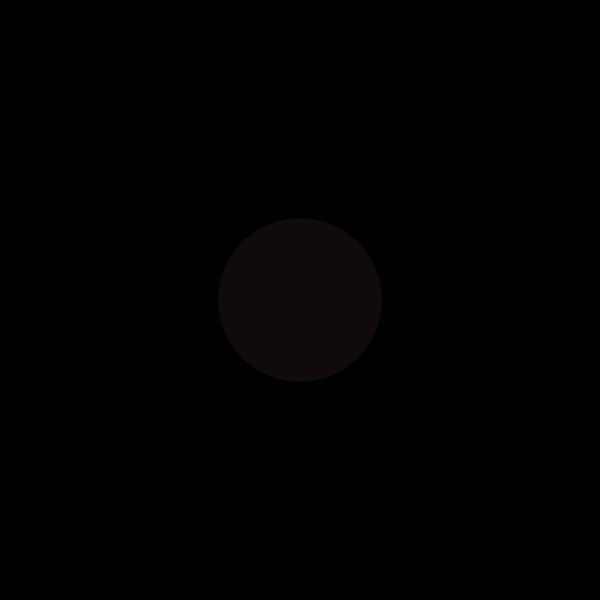
Frame 1 (no input)
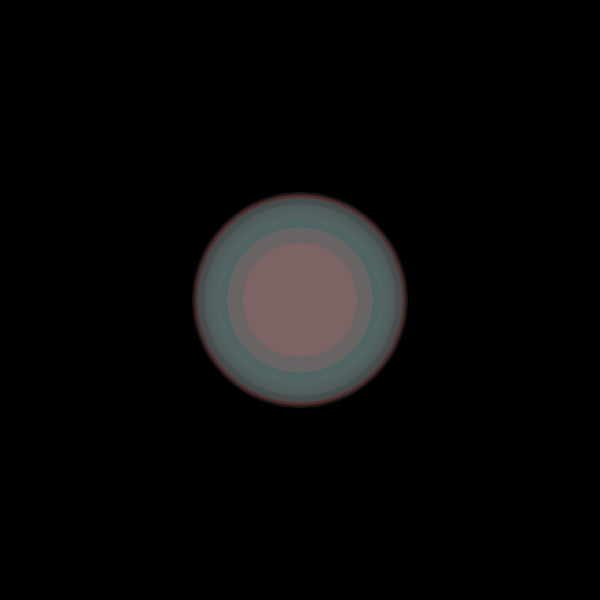
Frame 60 (the mouse pressed at the canvas centre just before this capture)
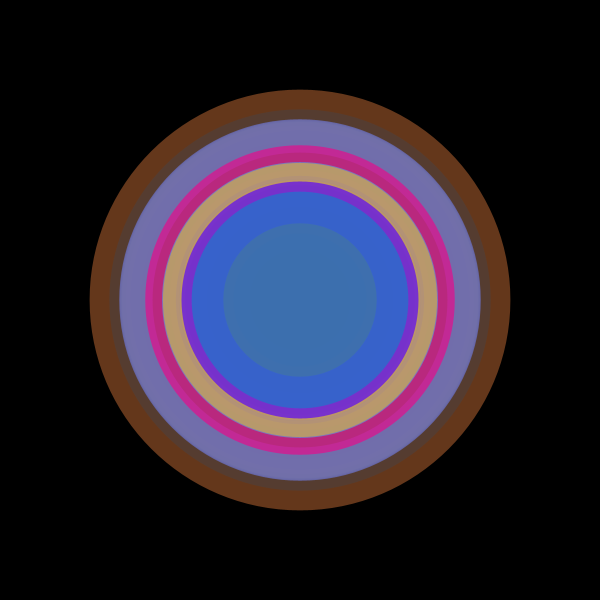
Frame 120 (the mouse held since frame 60 and released just before this capture)

The Processing sketch that drew these frames (run headless with seeded random() and noise(); from frame 60 on, the mouse is pressed at the canvas centre):

// Processing sketch: processing_117076
// ── processing_117076.pde

import java.util.Random;

Random generator;

void setup(){
  size(600,600);
  background(0);
  generator=new Random();
  noStroke();
  frameRate(10);
  smooth();
}

void draw(){
 // background(255);
  
  float h=(float) generator.nextGaussian();
  
  fill(random(255), 100, 100, random(100));
  ellipse(width/2, height/2, h*30+150, h*30+150);
  
  
  if (mousePressed){
  fill(random(255), random(255), random(255), random(100,200));
  ellipse(width/2, height/2, h*60+250, h*60+250);
  
}
}
